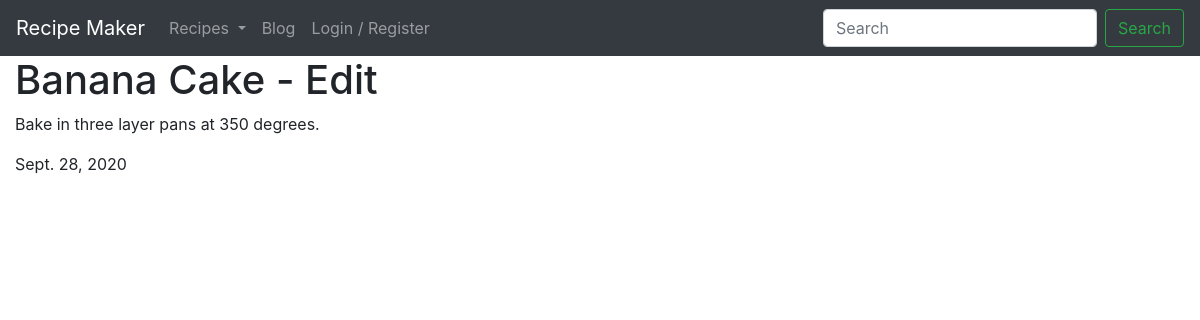
/recipes/Banana-Cake/edit/ (signed in), run on the app's committed database.
### recipes/models.py (models this page shows)
class Recipe(models.Model):
    author = models.ForeignKey(User, default=1, null=True, on_delete=models.PROTECT)
    title = models.CharField(max_length=30, unique=True, blank=False, null=False)
    slug = models.SlugField(unique=True)
    ingredients = models.ManyToManyField(Ingredient, blank=True, related_name="ingredients")
    instructions = models.TextField(blank=False, null=False)
    date = models.DateField(auto_now_add=True, null=True)
    keywords = models.ManyToManyField(Keyword, blank=True)
    category = models.ForeignKey(Category, null=True, blank=True, on_delete=models.PROTECT)

### recipes/views.py (the view)
# urls.py: path("<str:slug>/edit/", recipe_edit_view),
@staff_member_required
def recipe_edit_view(request, slug):
    obj = get_object_or_404(Recipe, slug=slug)
    template = 'recipes/recipe_edit_page.html'
    context = {"recipe": obj}
    return render(request, template, context)

### templates/recipes/recipe_edit_page.html
{% extends "base.html" %}
{% block content %}
<h1>{{ recipe.title }} - Edit</h1>
<p>{{ recipe.instructions }}</p>
<p>{{ recipe.date }}</p>
{% endblock %}

### data on the page
Recipe: title "Banana Cake", instructions "Bake in three layer pans at 350 degrees.", date "Sept. 28, 2020"
